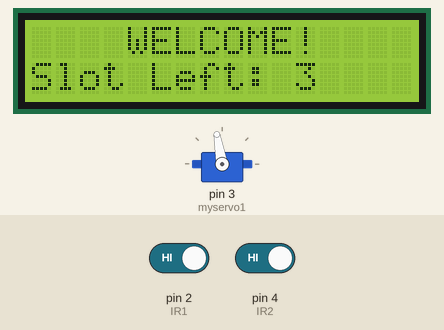
Simulated run of this sketch. Board: Arduino Uno, built with avr-gcc and run on an emulated ATmega328P. Shown: 16×2 character LCD, servo. Inputs (shaded band) come from the test bench; at power-on: pin 2 (IR1) HIGH, pin 4 (IR2) HIGH. What the sketch prints to the serial monitor is not drawn.

Above: at 3.2 s.
3.3 s: pin 2 (IR1) driven LOW
At 4.5 s:
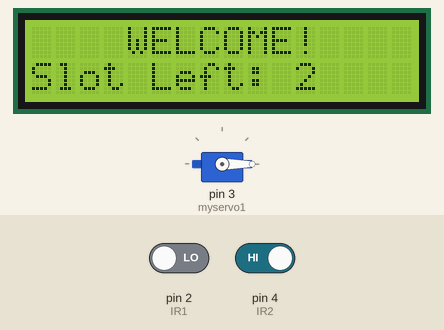
4.8 s: pin 4 (IR2) driven LOW
At 6.6 s:
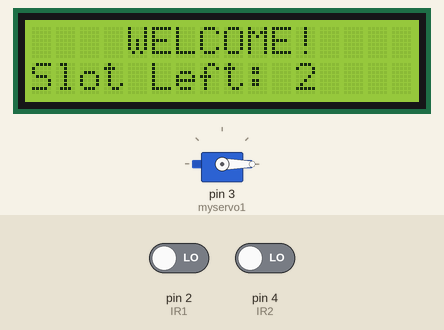
7.8 s: pin 2 (IR1) driven HIGH
At 9.0 s:
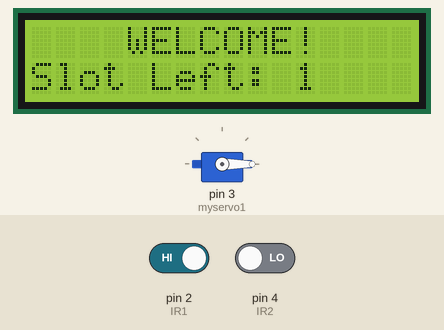
9.4 s: pin 2 (IR1) driven LOW
At 11.9 s:
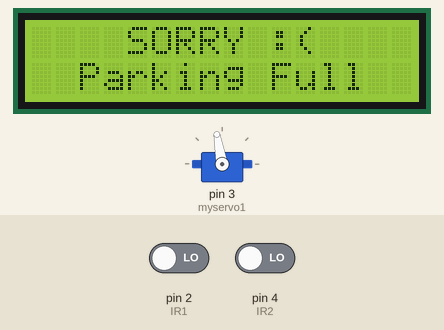
12.4 s: pin 4 (IR2) driven HIGH
At 14.53 s:
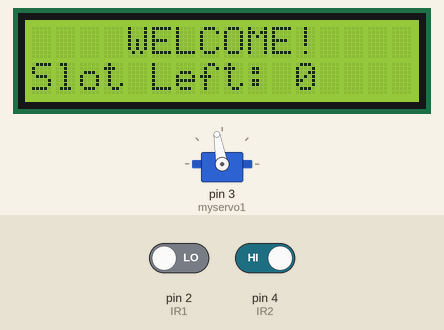
Timing chart, 0 to 16.0 s (numbered marks = the images above; inputs shaded):
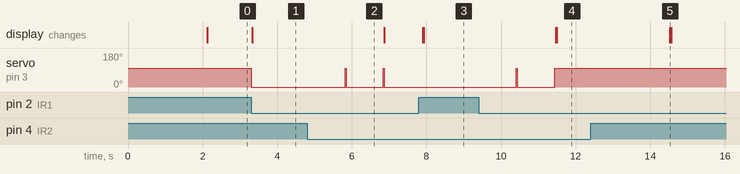

Measured:
- after the input at 3.3 s, servo on pin 3 (myservo1): 100° → 0° at once; the display: changes at once (image 1)
- after the input at 4.8 s, servo on pin 3 (myservo1): alternates 100° for 0.03 s and 0° for 1.0 s, starting after 1.0 s
- after the input at 7.8 s, servo on pin 3 (myservo1): stays 0° (without the input it goes to 100° after 0.07 s)
- after the input at 9.4 s, servo on pin 3 (myservo1): 0° → 100° after 2.0 s; the display: first changes after 2.1 s (image 4 shows a later state)
- after the input at 12.4 s, servo on pin 3 (myservo1): stays 100° (without the input it goes to 0° after 2.1 s); the display: changes after 2.1 s (image 5)

The sketch:

Car_Parking_System.ino
```cpp
// Viral Science www.viralsciencecreativity.com www.youtube.com/c/viralscience
// Arduino Car Parking System

#include <Wire.h>
#include <LiquidCrystal_I2C.h>
LiquidCrystal_I2C lcd(0x27,16,2);  //Change the HEX address
#include <Servo.h>

Servo myservo1;

int IR1 = 2;
int IR2 = 4;

int Slot = 3;           //Enter Total number of parking Slots

int flag1 = 0;
int flag2 = 0;

void setup() {
  Serial.begin(9600);
  lcd.begin();
  lcd.backlight();
pinMode(IR1, INPUT);
pinMode(IR2, INPUT);

myservo1.attach(3);
myservo1.write(100);

lcd.setCursor (0,0);
lcd.print("     ARDUINO    ");
lcd.setCursor (0,1);
lcd.print(" PARKING SYSTEM ");
delay (2000);
lcd.clear();
}


void loop(){

if(digitalRead (IR1) == LOW && flag1==0){
if(Slot>0){flag1=1;
if(flag2==0){myservo1.write(0); Slot = Slot-1;}
}else{
lcd.setCursor (0,0);
lcd.print("    SORRY :(    ");
lcd.setCursor (0,1);
lcd.print("  Parking Full  ");
delay (3000);
lcd.clear();
}
}

if(digitalRead (IR2) == LOW && flag2==0){flag2=1;
if(flag1==0){myservo1.write(0); Slot = Slot+1;}
}

if(flag1==1 && flag2==1){
delay (1000);
myservo1.write(100);
flag1=0, flag2=0;
}

lcd.setCursor (0,0);
lcd.print("    WELCOME!    ");
lcd.setCursor (0,1);
lcd.print("Slot Left: ");
lcd.print(Slot);
Serial.println(Slot);
}
```
